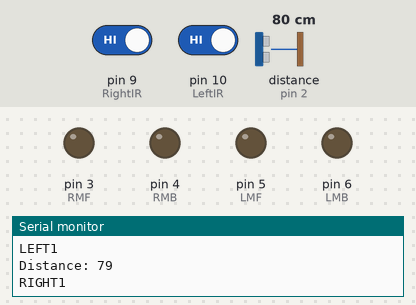
Recording of a sketch running on a simulated Arduino Uno, built with avr-gcc and run on an emulated ATmega328P. Parts: output pins drawn as LEDs (lit = HIGH), the last lines printed to the serial monitor. Inputs (shaded band) come from the test bench; at power-on: pin 9 (RightIR) HIGH, distance to the obstacle (sensor on pin 2) 80 cm, pin 10 (LeftIR) HIGH. The echo pulse lasts 58.3 µs per cm; pins used as bus, display or sensor lines are not drawn.

Above: at 1.2 s.
1.3 s: pin 9 (RightIR) driven LOW
At 2.2 s:
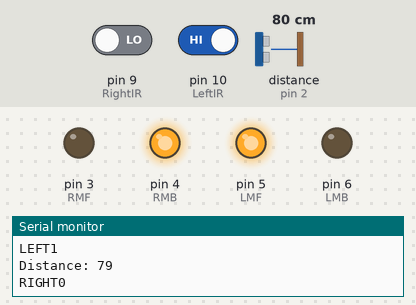
2.8 s: distance to the obstacle (sensor on pin 2) set to 7 cm
5.8 s: distance to the obstacle (sensor on pin 2) set to 4 cm
At 7.1 s:
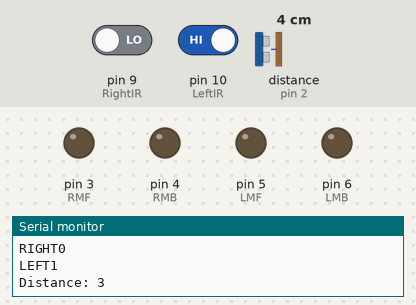
8.8 s: distance to the obstacle (sensor on pin 2) set to 9 cm
At 9.3 s:
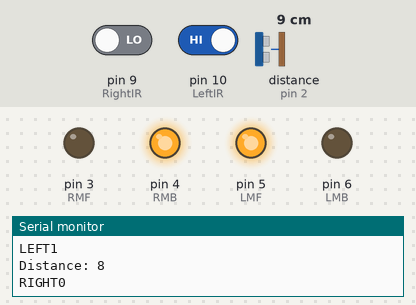
11.8 s: pin 10 (LeftIR) driven LOW
At 12.8 s:
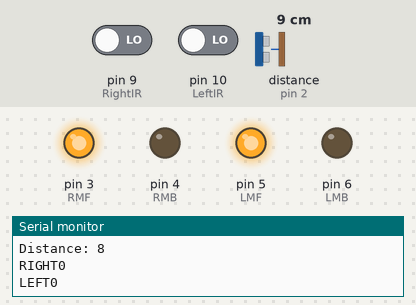
13.3 s: pin 9 (RightIR) driven HIGH
At 14.6 s:
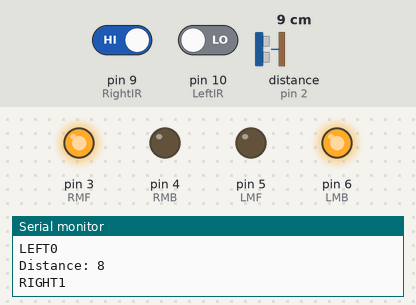
Timing chart, 0 to 15.8 s (numbered marks = the images above; inputs shaded):
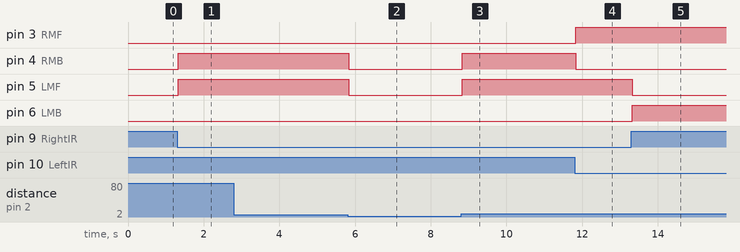

The sketch:

Object_Follower_test1.ino
```cpp
//Object follower bot test 1
const int trigPin = 1;
const int echoPin = 2;

const int RightIR = 9;
const int LeftIR = 10;

const int RMF = 3;
const int RMB = 4;
const int LMF = 5;
const int LMB = 6;

float duration;
int distance;

void setup()
{
  pinMode(RMF, OUTPUT);
  pinMode(RMB, OUTPUT);
  pinMode(LMF, OUTPUT);
  pinMode(LMB, OUTPUT);

  pinMode(RightIR, INPUT);
  pinMode(LeftIR, INPUT);

  pinMode(trigPin, OUTPUT);
  pinMode(echoPin, INPUT);

  Serial.begin(9600);
}

void loop()
{
  digitalWrite(trigPin, HIGH);
  delay(2);
  digitalWrite(trigPin, LOW);

  duration = pulseIn(echoPin, HIGH);
  distance = (duration * 0.034 / 2);
  Serial.print("Distance: ");
  Serial.println(distance);

  int Right_Value = digitalRead(RightIR);
  int Left_Value = digitalRead(LeftIR);

  Serial.print("RIGHT");
  Serial.println(Right_Value);
  Serial.print("LEFT");
  Serial.println(Left_Value);

  //MoveForward
  if ((Right_Value == LOW)&& (distance>=5 && distance<=30) && (Left_Value == LOW))
  {
    //if (distance >= 5 && distance <= 30)
   // {
      digitalWrite(RMF, HIGH);
      digitalWrite(RMB, LOW);
      digitalWrite(LMF, HIGH);
      digitalWrite(LMB, LOW);
   // }
  }
  //delay(3);
  //  Right Turn
  if ((Right_Value == LOW) && (Left_Value == HIGH))
  {
    digitalWrite(RMF, LOW);
    digitalWrite(RMB, HIGH);
    digitalWrite(LMF, HIGH);
    digitalWrite(LMB, LOW);
  }
  //delay(3);
  // Left Turn
  if ((Right_Value == HIGH) && (Left_Value == LOW))
  {
    digitalWrite(RMF, HIGH);
    digitalWrite(RMB, LOW);
    digitalWrite(LMF, LOW);
    digitalWrite(LMB, HIGH);
  }
  //delay(3);
  //stop
  // else if(distance > 1 && distance < 10)
  if (distance < 5)
  {
    digitalWrite(RMF, LOW);
    digitalWrite(RMB, LOW);
    digitalWrite(LMF, LOW);
    digitalWrite(LMB, LOW);
  }

}
```

Measured:
- the behaviour switches between 6 and 5 cm on distance to the obstacle (sensor on pin 2) (found by bisection; images 1 and 2)
- after the input at 1.3 s, pin 4 (RMB), pin 5 (LMF): LOW → HIGH at once
- after the input at 5.8 s, pin 4 (RMB), pin 5 (LMF): HIGH → LOW at once
- after the input at 8.8 s, pin 4 (RMB), pin 5 (LMF): LOW → HIGH at once
- after the input at 11.8 s, pin 3 (RMF): LOW → HIGH at once; pin 4 (RMB): HIGH → LOW at once
- after the input at 13.3 s, pin 5 (LMF): HIGH → LOW at once; pin 6 (LMB): LOW → HIGH at once
